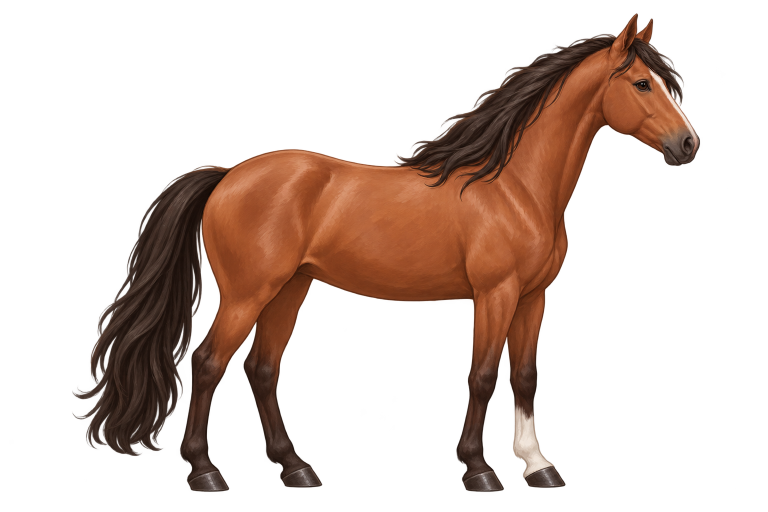
#> input picture docs/assets/horses/saga/saga_master.png, 1536 x 1024 px (shown at 1/2 size)
$ python make_sprites.py ../docs/assets/horses/saga/saga_master.png ../docs/assets/horses/saga/saga_master.png
#> lines starting #> are read from the running program, lines starting #| are printed output that depends on the picture; after the words box and inside, x2 and y2 are one past the last pixel; in counts of white or black regions, pixels touching at a corner belong together
#!/usr/bin/env python3
"""Gör spelklara PNG-bilder av en målad häst.

Användning:  python3 -I tools/make_sprites.py docs/assets/horses/saga/saga_master.png saga

- rensar nästan-opak alfa (>=250 -> 255) och beskär till hästen med lite marginal
- hittar marklinjen (hovarnas nedre kant) och ankarpunkt (mitten mellan hovarna)
- skriver <nyckel>_large.png (1024 px bred, stallet) och <nyckel>_small.png (320 px bred, flocken)
- storleksändring sker med förmultiplicerad alfa så att inga mörka kanter uppstår
- skriver <nyckel>.json med mått (marklinje, ankare, höjd) i pixlar för varje storlek
"""
import sys, json, os
import numpy as np
from PIL import Image, ImageFilter

src, key = sys.argv[1], sys.argv[2]
out = os.path.dirname(src)
im = Image.open(src).convert('RGBA')
#> im is the input picture: PIL image 1536x1024 RGBA; mean R, G, B, A 35.9, 20.2, 12.8, 72.7
a = np.array(im)
al = a[..., 3]
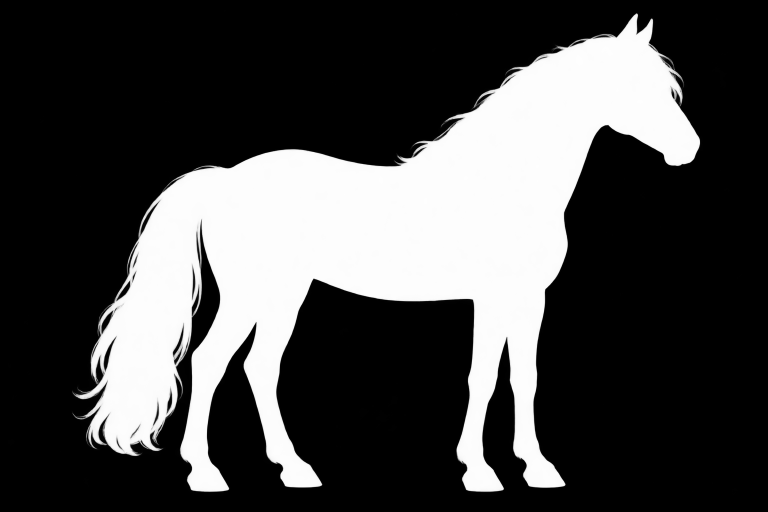
#> al: shape (1024, 1536) (shown at 1/2 size); min 0, max 254, mean 72.7
al = np.where(al >= 250, 255, al).astype(np.uint8)
a[..., 3] = al
ys, xs = np.where(al > 8)
PAD = 14
x0, x1 = max(xs.min() - PAD, 0), min(xs.max() + PAD + 1, a.shape[1])
#> x0 = 130; x1 = 1415
y0, y1 = max(ys.min() - PAD, 0), min(ys.max() + PAD + 1, a.shape[0])
#> y0 = 12; y1 = 999
# marklinje = lägsta solida pixel; ankare = mitten av de fyra hovarna
solid = al >= 128
#> solid: shape (1024, 1536) bool; 28.8% white; 17 white regions (16 under 20 px), largest, box (x1, y1, x2, y2) and area: (147, 27, 1400, 983) 453057
sy, sx = np.where(solid)
bot = sy.max()
#> bot = 982
band = sy > bot - 60
cols = np.sort(np.unique(sx[band]))
#> cols = 356 values from 373 to 1130
groups, start, prev = [], cols[0], cols[0]
#> groups = []; start = 373; prev = 373
for c in cols[1:]:
    if c - prev > 8:
        groups.append((start, prev)); start = c
    prev = c
#> this loop made 355 passes
#> start on passes 85, 185, 271: 544, 922, 1046
#> after the loop, groups = [(373, 457), (544, 643), (922, 1007)]
groups.append((start, prev))
mids = [(g[0] + g[1]) / 2 for g in groups if g[1] - g[0] > 20]
#> mids = [415, 593.5, 964.5, 1088]
anchor_x = float(np.mean(mids)) - x0
#> anchor_x = 635.2
base_y = float(bot) - y0
#> base_y = 970
top_y = float(ys.min()) - y0
#> top_y = 14
crop = Image.fromarray(a).crop((x0, y0, x1, y1))
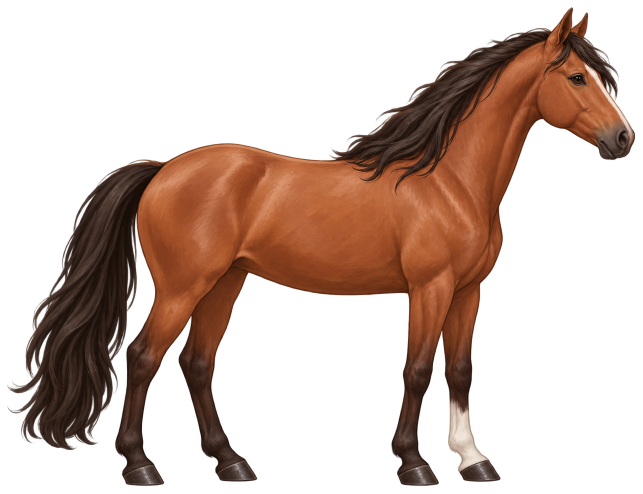
#> crop: PIL image 1285x987 RGBA (shown at 1/2 size); mean R, G, B, A 44.5, 25, 15.9, 90.9; transparent parts drawn white
W, H = crop.size
#> W = 1285; H = 987
meta = {'source': os.path.basename(src), 'crop_px': [W, H], 'sizes': {}}
for name, width in (('large', 1024), ('small', 320)):
    k = width / W
    nh = round(H * k)
    r = crop.convert('RGBa').resize((width, nh), Image.LANCZOS).convert('RGBA')
    if name == 'small':
        r = r.filter(ImageFilter.UnsharpMask(radius=1.0, percent=60, threshold=2))
    fn = f'{key}_{name}.png'
    r.save(os.path.join(out, fn), optimize=True)
    meta['sizes'][name] = {'file': fn, 'w': width, 'h': nh,
                           'baseline': round(base_y * k, 1), 'anchorX': round(anchor_x * k, 1),
                           'topToBaseline': round((base_y - top_y) * k, 1)}
    print(fn, width, nh, os.path.getsize(os.path.join(out, fn)) // 1024, 'kB')
#> this loop made 2 passes
#> pass 1, `r = crop.convert('RGBa').resize((width, nh), Image.LANCZOS).convert('R..`:
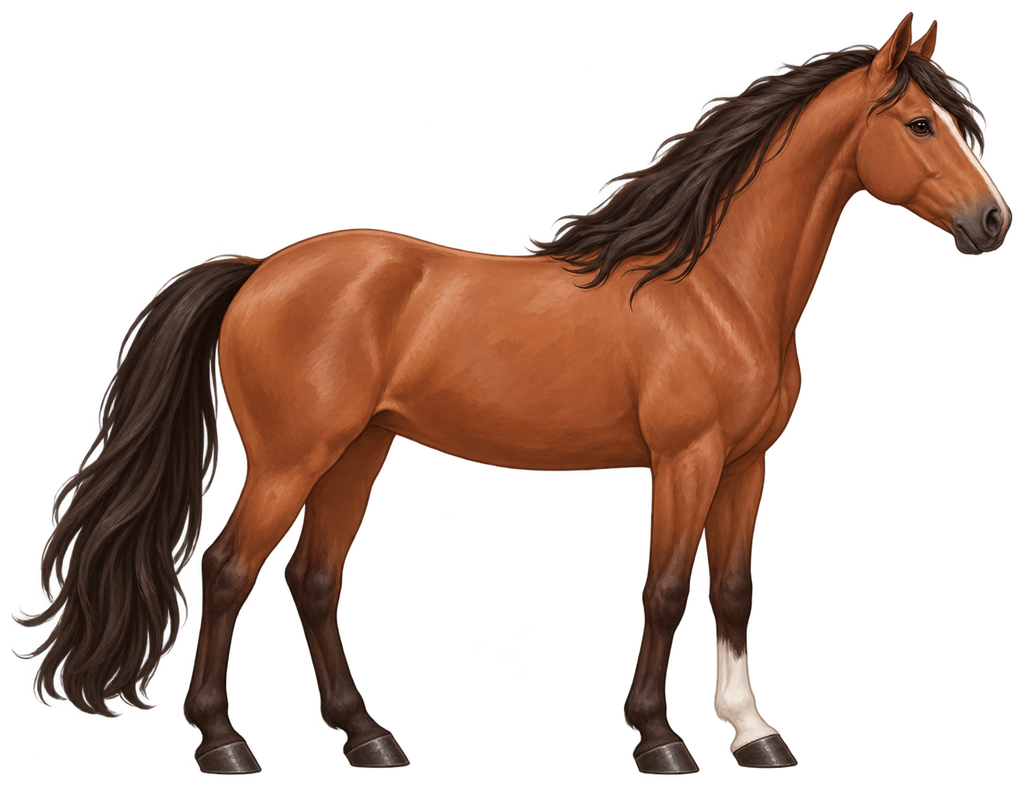
#> r: PIL image 1024x787 RGBA; mean R, G, B, A 44.4, 25, 15.9, 90.9; transparent parts drawn white
#> pass 2, `r = crop.convert('RGBa').resize((width, nh), Image.LANCZOS).convert('R..`:
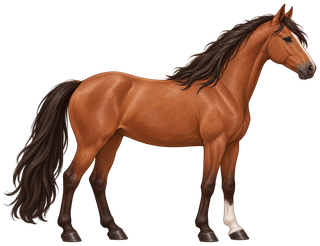
#> r: PIL image 320x246 RGBA; mean R, G, B, A 45.3, 25.3, 16, 90.9; transparent parts drawn white
#> after the loop, meta = 3 items
json.dump(meta, open(os.path.join(out, key + '.json'), 'w'), indent=1)
print(json.dumps(meta['sizes'], indent=1))
#> (printed output is left out)

$ run again, with docs/assets/horses/saga/gallop_a_master.png copied over docs/assets/horses/saga/saga_master.png
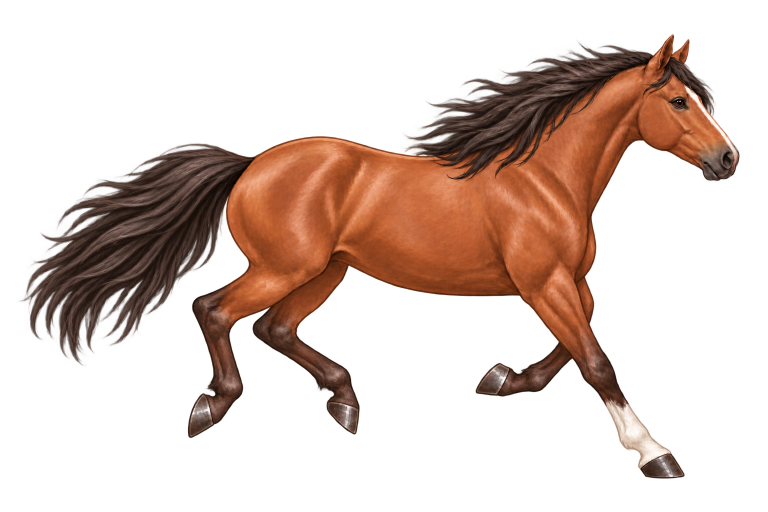
#> input picture docs/assets/horses/saga/gallop_a_master.png, 1536 x 1024 px (shown at 1/2 size)
#> im is the input picture: PIL image 1536x1024 RGBA; mean R, G, B, A 42.4, 24.2, 16, 75.5
#> x0 = 21; x1 = 1494
#> y0 = 54; y1 = 972
#> `solid = al >= 128`:
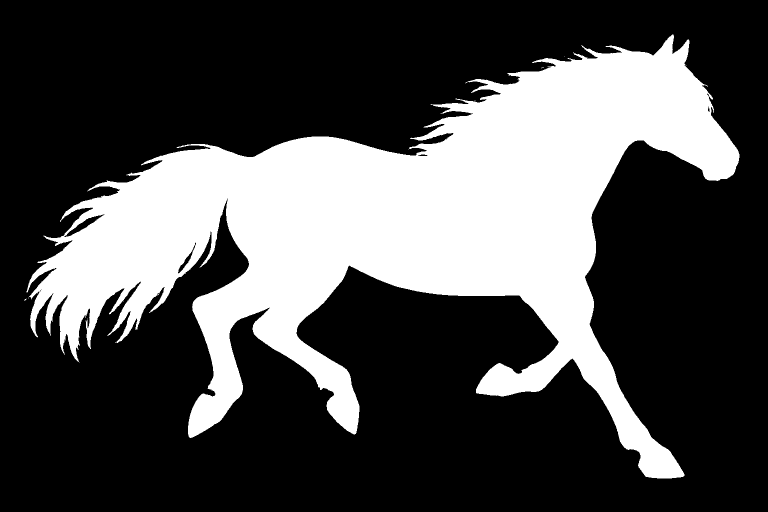
#> solid: shape (1024, 1536) bool (shown at 1/2 size); 29.9% white; 9 white regions (8 under 20 px), largest, box (x1, y1, x2, y2) and area: (53, 69, 1479, 957) 470095
#> bot = 956
#> cols = 117 values from 1252 to 1368
#> `groups, start, prev = [], cols[0], cols[0]`: groups = []; start = 1252
#> the loop `for c in cols[1:]:` made 116 passes
#> mids = [1310]
#> anchor_x = 1289
#> base_y = 902
#> top_y = 14
#> the loop `for name, width in (('large', 1024), ('small', 320)):` made 2 passes
#> pass 2, `r = crop.convert('RGBa').resize((width, nh), Image.LANCZOS).convert('R..`:
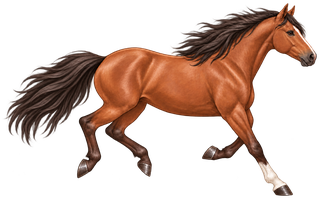
#> r: PIL image 320x199 RGBA; mean R, G, B, A 50, 28.4, 18.7, 88.6; transparent parts drawn white
#> after the loop `for name, width in (('large', 1024), ('small', 320)):`: meta = 3 items
#> (printed output is left out)

$ run again, with docs/assets/horses/saga/gallop_b_master.png copied over docs/assets/horses/saga/saga_master.png
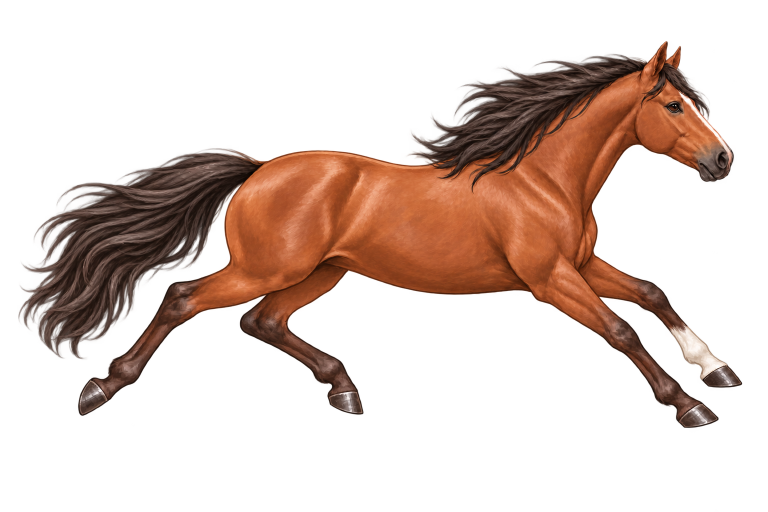
#> input picture docs/assets/horses/saga/gallop_b_master.png, 1536 x 1024 px (shown at 1/2 size)
#> im is the input picture: PIL image 1536x1024 RGBA; mean R, G, B, A 41.2, 23.2, 15.3, 71.8
#> x0 = 22; x1 = 1499
#> y0 = 68; y1 = 871
#> `solid = al >= 128`:
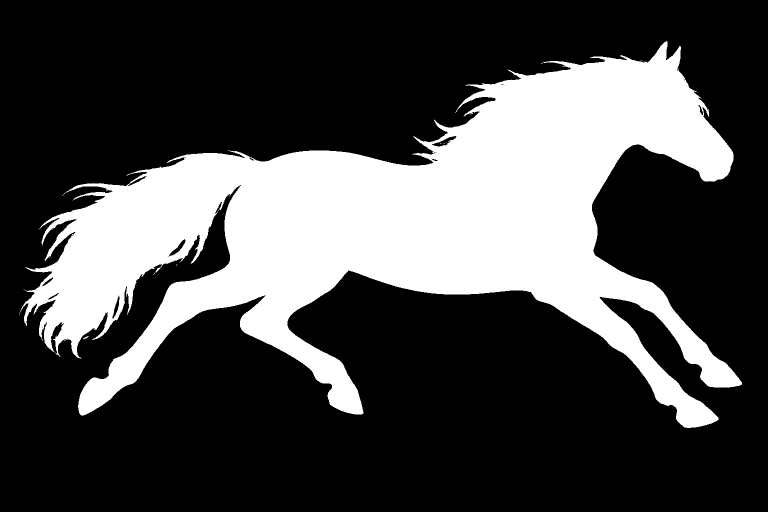
#> solid: shape (1024, 1536) bool (shown at 1/2 size); 28.4% white; 17 white regions (15 under 20 px), largest, box (x1, y1, x2, y2) and area: (39, 82, 1484, 856) 446391, (166, 672, 177, 679) 27
#> bot = 855
#> cols = 264 values from 156 to 1436
#> `groups, start, prev = [], cols[0], cols[0]`: groups = []; start = 156
#> the loop `for c in cols[1:]:` made 263 passes
#> start on passes 67, 138: 656, 1311
#> after the loop `for c in cols[1:]:`: groups = [(156, 222), (656, 726)]
#> mids = [189, 691, 1373.5]
#> anchor_x = 729.2
#> base_y = 787
#> top_y = 14
#> the loop `for name, width in (('large', 1024), ('small', 320)):` made 2 passes
#> pass 2, `r = crop.convert('RGBa').resize((width, nh), Image.LANCZOS).convert('R..`:
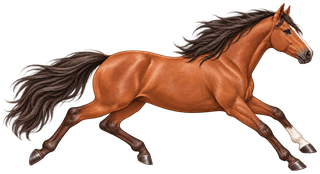
#> r: PIL image 320x174 RGBA; mean R, G, B, A 54.9, 30.9, 20.4, 96.1; transparent parts drawn white
#> after the loop `for name, width in (('large', 1024), ('small', 320)):`: meta = 3 items
#> (printed output is left out)

$ run again, with docs/assets/horses/saga/gallop_c_master.png copied over docs/assets/horses/saga/saga_master.png
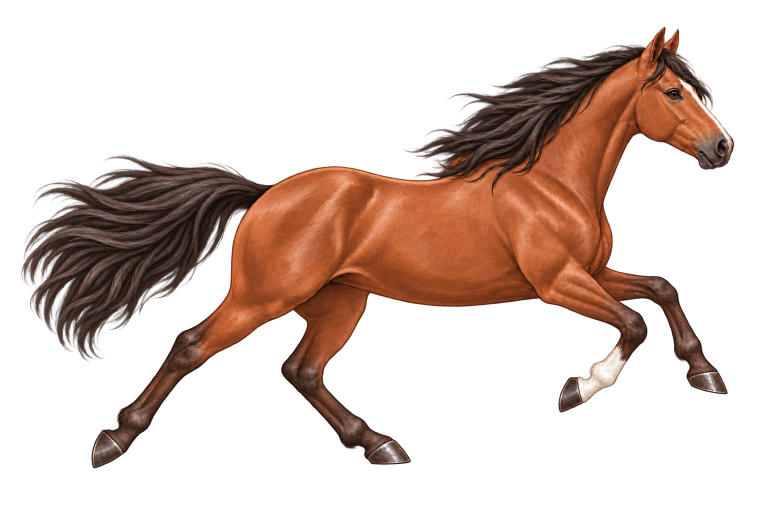
#> input picture docs/assets/horses/saga/gallop_c_master.png, 1536 x 1024 px (shown at 1/2 size)
#> im is the input picture: PIL image 1536x1024 RGBA; mean R, G, B, A 42.2, 23.7, 15.8, 76.2
#> x0 = 28; x1 = 1483
#> y0 = 39; y1 = 951
#> `solid = al >= 128`:
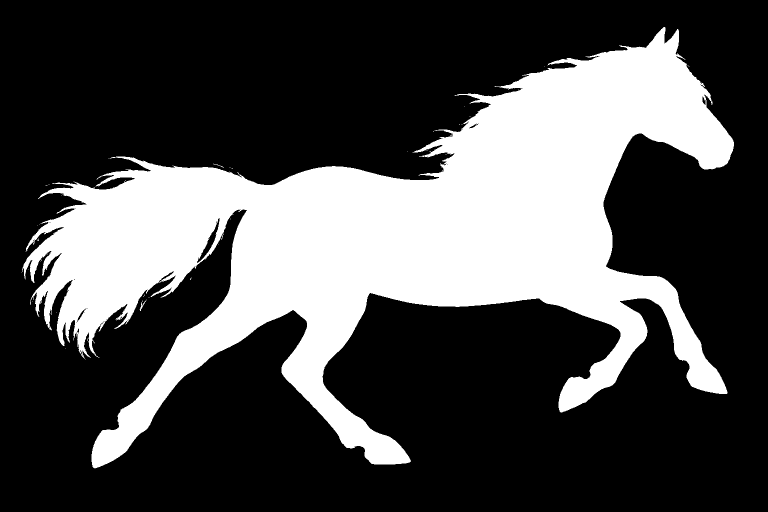
#> solid: shape (1024, 1536) bool (shown at 1/2 size); 30.1% white; 48 white regions (45 under 20 px), largest, box (x1, y1, x2, y2) and area: (43, 54, 1468, 937) 473715, (279, 599, 294, 622) 67, (426, 327, 448, 336) 25
#> bot = 936
#> cols = 231 values from 183 to 821
#> `groups, start, prev = [], cols[0], cols[0]`: groups = []; start = 183
#> the loop `for c in cols[1:]:` made 230 passes
#> start on pass 88: 679
#> after the loop `for c in cols[1:]:`: groups = [(183, 270)]
#> mids = [226.5, 750]
#> anchor_x = 460.2
#> base_y = 897
#> top_y = 14
#> the loop `for name, width in (('large', 1024), ('small', 320)):` made 2 passes
#> pass 2, `r = crop.convert('RGBa').resize((width, nh), Image.LANCZOS).convert('R..`:
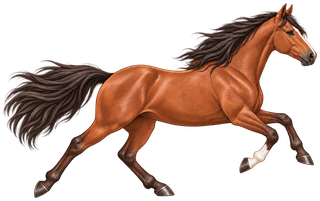
#> r: PIL image 320x201 RGBA; mean R, G, B, A 50.3, 28.4, 18.8, 91.1; transparent parts drawn white
#> after the loop `for name, width in (('large', 1024), ('small', 320)):`: meta = 3 items
#> (printed output is left out)
